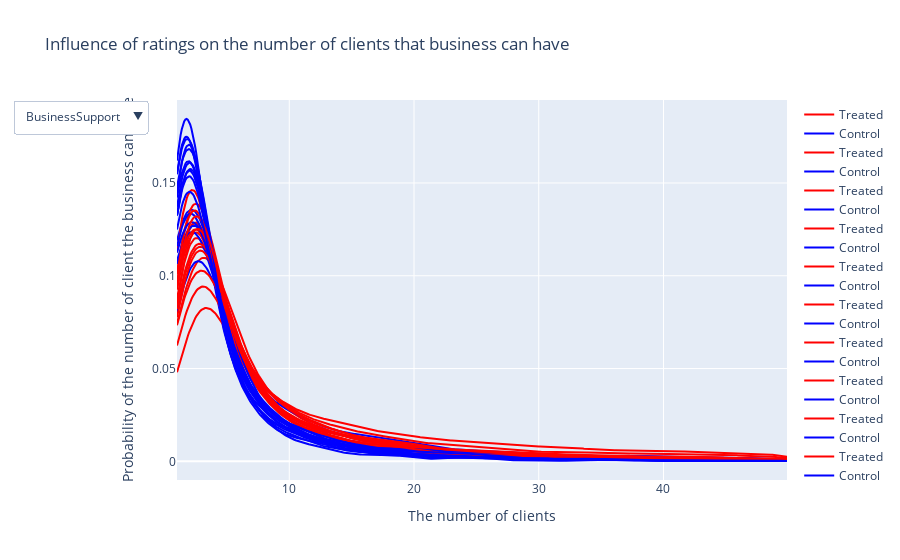

Write notebook code for a chart like this one.
### Code cell
fig = go.Figure()
for i in range(len(col_names)):
    cat1 = col_names[i]

    treated_1 = df_goodCheckins[df_goodCheckins[cat1]].groupby('business_id').count()
    control_1 = df_badCheckins[df_badCheckins[cat1]].groupby('business_id').count()
    treated_1 = treated_1['review_id']
    control_1 = control_1['review_id']

    fig_ = ff.create_distplot([treated_1[treated_1 <= 50], control_1[control_1 <= 50]], ['Treated', 'Control'], bin_size=.2,  show_hist=False,show_rug=False)
    
    fig.add_trace(
        go.Scatter(x=fig_.data[0].x, 
                   y=fig_.data[0].y,
                   name="Treated",
                   line=dict(color="#FF0000")))
    
    fig.add_trace(
        go.Scatter(x=fig_.data[1].x, 
                   y=fig_.data[1].y,
                   name="Control",
                   line=dict(color="#0000FF")))

    # Save html
    #pio.write_html(fig, file=cat1+'.html', auto_open=False)
    
# Add layout
fig.update_layout(
    updatemenus=[
        dict(
            active=0,
            buttons=list_dict_(col_names,len(col_names))
        )
    ])

# Define axies
fig.update_xaxes(title_text="The number of clients")
fig.update_yaxes(title_text="Probability of the number of client the business can have")  
# Set title
fig.update_layout(title_text="Influence of ratings on the number of clients that business can have")
fig.show()

### Figure 1 — Plotly figure (JSON) as saved in the notebook; plotly's stock layout.template omitted (floating-point values rounded to 4 significant figures; data arrays with more than 128 entries replaced by an {"elided": "..."} marker saying what was removed)
{"data": [{"line": {"color": "#FF0000"}, "name": "Treated", "type": "scatter", "x": {"elided": "500 float values"}, "y": {"elided": "500 float values"}}, {"line": {"color": "#0000FF"}, "name": "Control", "type": "scatter", "x": {"elided": "500 float values"}, "y": {"elided": "500 float values"}}, {"line": {"color": "#FF0000"}, "name": "Treated", "type": "scatter", "x": {"elided": "500 float values"}, "y": {"elided": "500 float values"}}, {"line": {"color": "#0000FF"}, "name": "Control", "type": "scatter", "x": {"elided": "500 float values"}, "y": {"elided": "500 float values"}}, {"line": {"color": "#FF0000"}, "name": "Treated", "type": "scatter", "x": {"elided": "500 float values"}, "y": {"elided": "500 float values"}}, {"line": {"color": "#0000FF"}, "name": "Control", "type": "scatter", "x": {"elided": "500 float values"}, "y": {"elided": "500 float values"}}, {"line": {"color": "#FF0000"}, "name": "Treated", "type": "scatter", "x": {"elided": "500 float values"}, "y": {"elided": "500 float values"}}, {"line": {"color": "#0000FF"}, "name": "Control", "type": "scatter", "x": {"elided": "500 float values"}, "y": {"elided": "500 float values"}}, {"line": {"color": "#FF0000"}, "name": "Treated", "type": "scatter", "x": {"elided": "500 float values"}, "y": {"elided": "500 float values"}}, {"line": {"color": "#0000FF"}, "name": "Control", "type": "scatter", "x": {"elided": "500 float values"}, "y": {"elided": "500 float values"}}, {"line": {"color": "#FF0000"}, "name": "Treated", "type": "scatter", "x": {"elided": "500 float values"}, "y": {"elided": "500 float values"}}, {"line": {"color": "#0000FF"}, "name": "Control", "type": "scatter", "x": {"elided": "500 float values"}, "y": {"elided": "500 float values"}}, {"line": {"color": "#FF0000"}, "name": "Treated", "type": "scatter", "x": {"elided": "500 float values"}, "y": {"elided": "500 float values"}}, {"line": {"color": "#0000FF"}, "name": "Control", "type": "scatter", "x": {"elided": "500 float values"}, "y": {"elided": "500 float values"}}, {"line": {"color": "#FF0000"}, "name": "Treated", "type": "scatter", "x": {"elided": "500 float values"}, "y": {"elided": "500 float values"}}, {"line": {"color": "#0000FF"}, "name": "Control", "type": "scatter", "x": {"elided": "500 float values"}, "y": {"elided": "500 float values"}}, {"line": {"color": "#FF0000"}, "name": "Treated", "type": "scatter", "x": {"elided": "500 float values"}, "y": {"elided": "500 float values"}}, {"line": {"color": "#0000FF"}, "name": "Control", "type": "scatter", "x": {"elided": "500 float values"}, "y": {"elided": "500 float values"}}, {"line": {"color": "#FF0000"}, "name": "Treated", "type": "scatter", "x": {"elided": "500 float values"}, "y": {"elided": "500 float values"}}, {"line": {"color": "#0000FF"}, "name": "Control", "type": "scatter", "x": {"elided": "500 float values"}, "y": {"elided": "500 float values"}}, {"line": {"color": "#FF0000"}, "name": "Treated", "type": "scatter", "x": {"elided": "500 float values"}, "y": {"elided": "500 float values"}}, {"line": {"color": "#0000FF"}, "name": "Control", "type": "scatter", "x": {"elided": "500 float values"}, "y": {"elided": "500 float values"}}, {"line": {"color": "#FF0000"}, "name": "Treated", "type": "scatter", "x": {"elided": "500 float values"}, "y": {"elided": "500 float values"}}, {"line": {"color": "#0000FF"}, "name": "Control", "type": "scatter", "x": {"elided": "500 float values"}, "y": {"elided": "500 float values"}}, {"line": {"color": "#FF0000"}, "name": "Treated", "type": "scatter", "x": {"elided": "500 float values"}, "y": {"elided": "500 float values"}}, {"line": {"color": "#0000FF"}, "name": "Control", "type": "scatter", "x": {"elided": "500 float values"}, "y": {"elided": "500 float values"}}, {"line": {"color": "#FF0000"}, "name": "Treated", "type": "scatter", "x": {"elided": "500 float values"}, "y": {"elided": "500 float values"}}, {"line": {"color": "#0000FF"}, "name": "Control", "type": "scatter", "x": {"elided": "500 float values"}, "y": {"elided": "500 float values"}}, {"line": {"color": "#FF0000"}, "name": "Treated", "type": "scatter", "x": {"elided": "500 float values"}, "y": {"elided": "500 float values"}}, {"line": {"color": "#0000FF"}, "name": "Control", "type": "scatter", "x": {"elided": "500 float values"}, "y": {"elided": "500 float values"}}, {"line": {"color": "#FF0000"}, "name": "Treated", "type": "scatter", "x": {"elided": "500 float values"}, "y": {"elided": "500 float values"}}, {"line": {"color": "#0000FF"}, "name": "Control", "type": "scatter", "x": {"elided": "500 float values"}, "y": {"elided": "500 float values"}}, {"line": {"color": "#FF0000"}, "name": "Treated", "type": "scatter", "x": {"elided": "500 float values"}, "y": {"elided": "500 float values"}}, {"line": {"color": "#0000FF"}, "name": "Control", "type": "scatter", "x": {"elided": "500 float values"}, "y": {"elided": "500 float values"}}], "layout": {"title": {"text": "Influence of ratings on the number of clients that business can have"}, "updatemenus": [{"active": 0, "buttons": [{"args": [{"visible": [true, true, false, false, false, false, false, false, false, false, false, false, false, false, false, false, false, false, false, false, false, false, false, false, false, false, false, false, false, false, false, false, false, false]}, {"title": "BusinessSupport"}], "label": "BusinessSupport", "method": "update"}, {"args": [{"visible": [false, false, true, true, false, false, false, false, false, false, false, false, false, false, false, false, false, false, false, false, false, false, false, false, false, false, false, false, false, false, false, false, false, false]}, {"title": "Manufacturing"}], "label": "Manufacturing", "method": "update"}, {"args": [{"visible": [false, false, false, false, true, true, false, false, false, false, false, false, false, false, false, false, false, false, false, false, false, false, false, false, false, false, false, false, false, false, false, false, false, false]}, {"title": "Automotive"}], "label": "Automotive", "method": "update"}, {"args": [{"visible": [false, false, false, false, false, false, true, true, false, false, false, false, false, false, false, false, false, false, false, false, false, false, false, false, false, false, false, false, false, false, false, false, false, false]}, {"title": "Home"}], "label": "Home", "method": "update"}, {"args": [{"visible": [false, false, false, false, false, false, false, false, true, true, false, false, false, false, false, false, false, false, false, false, false, false, false, false, false, false, false, false, false, false, false, false, false, false]}, {"title": "Legal"}], "label": "Legal", "method": "update"}, {"args": [{"visible": [false, false, false, false, false, false, false, false, false, false, true, true, false, false, false, false, false, false, false, false, false, false, false, false, false, false, false, false, false, false, false, false, false, false]}, {"title": "Food"}], "label": "Food", "method": "update"}, {"args": [{"visible": [false, false, false, false, false, false, false, false, false, false, false, false, true, true, false, false, false, false, false, false, false, false, false, false, false, false, false, false, false, false, false, false, false, false]}, {"title": "Health"}], "label": "Health", "method": "update"}, {"args": [{"visible": [false, false, false, false, false, false, false, false, false, false, false, false, false, false, true, true, false, false, false, false, false, false, false, false, false, false, false, false, false, false, false, false, false, false]}, {"title": "PersonalCare"}], "label": "PersonalCare", "method": "update"}, {"args": [{"visible": [false, false, false, false, false, false, false, false, false, false, false, false, false, false, false, false, true, true, false, false, false, false, false, false, false, false, false, false, false, false, false, false, false, false]}, {"title": "Entertainment"}], "label": "Entertainment", "method": "update"}, {"args": [{"visible": [false, false, false, false, false, false, false, false, false, false, false, false, false, false, false, false, false, false, true, true, false, false, false, false, false, false, false, false, false, false, false, false, false, false]}, {"title": "Computers"}], "label": "Computers", "method": "update"}, {"args": [{"visible": [false, false, false, false, false, false, false, false, false, false, false, false, false, false, false, false, false, false, false, false, true, true, false, false, false, false, false, false, false, false, false, false, false, false]}, {"title": "Education"}], "label": "Education", "method": "update"}, {"args": [{"visible": [false, false, false, false, false, false, false, false, false, false, false, false, false, false, false, false, false, false, false, false, false, false, true, true, false, false, false, false, false, false, false, false, false, false]}, {"title": "Construction"}], "label": "Construction", "method": "update"}, {"args": [{"visible": [false, false, false, false, false, false, false, false, false, false, false, false, false, false, false, false, false, false, false, false, false, false, false, false, true, true, false, false, false, false, false, false, false, false]}, {"title": "Travel"}], "label": "Travel", "method": "update"}, {"args": [{"visible": [false, false, false, false, false, false, false, false, false, false, false, false, false, false, false, false, false, false, false, false, false, false, false, false, false, false, true, true, false, false, false, false, false, false]}, {"title": "Miscellaneous"}], "label": "Miscellaneous", "method": "update"}, {"args": [{"visible": [false, false, false, false, false, false, false, false, false, false, false, false, false, false, false, false, false, false, false, false, false, false, false, false, false, false, false, false, true, true, false, false, false, false]}, {"title": "Sport"}], "label": "Sport", "method": "update"}, {"args": [{"visible": [false, false, false, false, false, false, false, false, false, false, false, false, false, false, false, false, false, false, false, false, false, false, false, false, false, false, false, false, false, false, true, true, false, false]}, {"title": "Merchant"}], "label": "Merchant", "method": "update"}, {"args": [{"visible": [false, false, false, false, false, false, false, false, false, false, false, false, false, false, false, false, false, false, false, false, false, false, false, false, false, false, false, false, false, false, false, false, true, true]}, {"title": "RealEstate"}], "label": "RealEstate", "method": "update"}]}], "xaxis": {"title": {"text": "The number of clients"}}, "yaxis": {"title": {"text": "Probability of the number of client the business can have"}}}}
